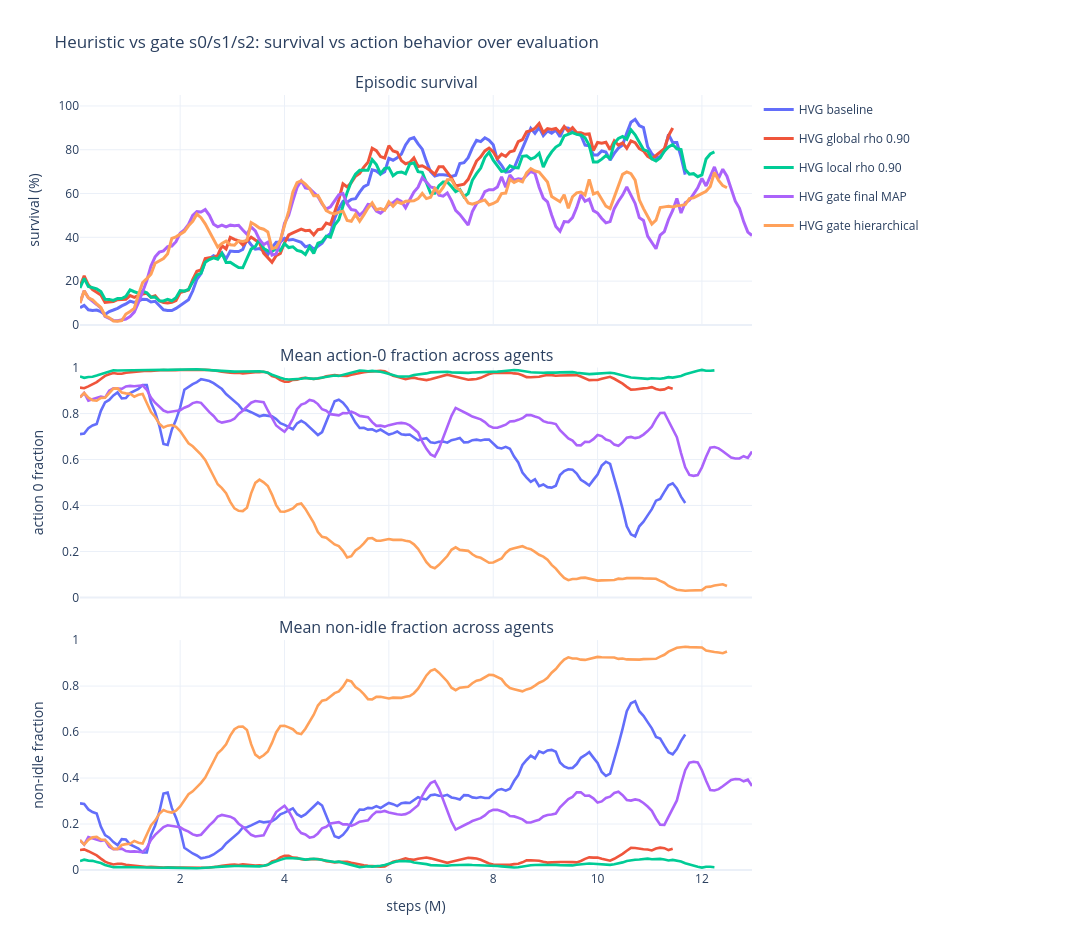
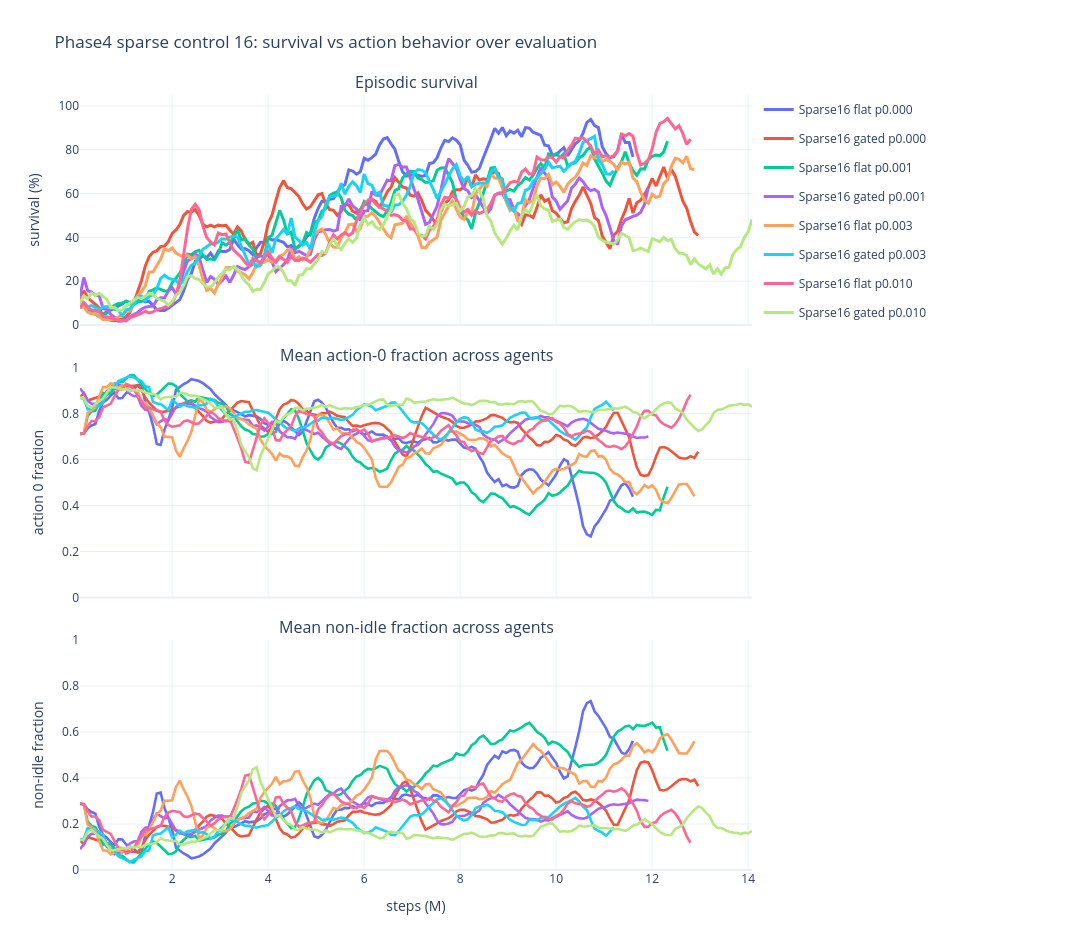

Source (notebook cell) for these figures, in order:
### Markdown cell above
## Survival vs Action-0 Over Time

### Code cell
survival_action = adm.survival_vs_action0_non_idle_over_time(ctx)
adm.display_metric_figures(survival_action)

### Figure 1 — Plotly figure (JSON) as saved in the notebook; plotly's stock layout.template omitted (floating-point values rounded to 4 significant figures; data arrays with more than 128 entries replaced by an {"elided": "..."} marker saying what was removed)
{"data": [{"customdata": {"elided": "146x3 mixed values"}, "hovertemplate": "<b>HVG baseline</b><br>step=%{x:.2f}M<br>survival=%{y:.2f}%<br>seeds=%{customdata[1]}<br>n_seeds=%{customdata[0]}<br>metric=%{customdata[2]}<extra></extra>", "legendgroup": "hvg_00_baseline", "line": {"color": "#636EFA", "width": 3}, "mode": "lines", "name": "HVG baseline", "showlegend": true, "type": "scatter", "x": {"elided": "146 float values"}, "xaxis": "x", "y": {"elided": "146 float values"}, "yaxis": "y"}, {"customdata": {"elided": "146x3 mixed values"}, "hovertemplate": "<b>HVG baseline</b><br>step=%{x:.2f}M<br>%{customdata[2]}=%{y:.4f}<br>seeds=%{customdata[1]}<br>n_seeds=%{customdata[0]}<extra></extra>", "legendgroup": "hvg_00_baseline", "line": {"color": "#636EFA", "width": 2.6}, "mode": "lines", "name": "HVG baseline", "showlegend": false, "type": "scatter", "x": {"elided": "146 float values"}, "xaxis": "x2", "y": {"elided": "146 float values"}, "yaxis": "y2"}, {"customdata": {"elided": "146x3 mixed values"}, "hovertemplate": "<b>HVG baseline</b><br>step=%{x:.2f}M<br>%{customdata[2]}=%{y:.4f}<br>seeds=%{customdata[1]}<br>n_seeds=%{customdata[0]}<extra></extra>", "legendgroup": "hvg_00_baseline", "line": {"color": "#636EFA", "width": 2.6}, "mode": "lines", "name": "HVG baseline", "showlegend": false, "type": "scatter", "x": {"elided": "146 float values"}, "xaxis": "x3", "y": {"elided": "146 float values"}, "yaxis": "y3"}, {"customdata": {"elided": "143x3 mixed values"}, "hovertemplate": "<b>HVG global rho 0.90</b><br>step=%{x:.2f}M<br>survival=%{y:.2f}%<br>seeds=%{customdata[1]}<br>n_seeds=%{customdata[0]}<br>metric=%{customdata[2]}<extra></extra>", "legendgroup": "hvg_01_eval_rho090", "line": {"color": "#EF553B", "width": 3}, "mode": "lines", "name": "HVG global rho 0.90", "showlegend": true, "type": "scatter", "x": {"elided": "143 float values"}, "xaxis": "x", "y": {"elided": "143 float values"}, "yaxis": "y"}, {"customdata": {"elided": "143x3 mixed values"}, "hovertemplate": "<b>HVG global rho 0.90</b><br>step=%{x:.2f}M<br>%{customdata[2]}=%{y:.4f}<br>seeds=%{customdata[1]}<br>n_seeds=%{customdata[0]}<extra></extra>", "legendgroup": "hvg_01_eval_rho090", "line": {"color": "#EF553B", "width": 2.6}, "mode": "lines", "name": "HVG global rho 0.90", "showlegend": false, "type": "scatter", "x": {"elided": "143 float values"}, "xaxis": "x2", "y": {"elided": "143 float values"}, "yaxis": "y2"}, {"customdata": {"elided": "143x3 mixed values"}, "hovertemplate": "<b>HVG global rho 0.90</b><br>step=%{x:.2f}M<br>%{customdata[2]}=%{y:.4f}<br>seeds=%{customdata[1]}<br>n_seeds=%{customdata[0]}<extra></extra>", "legendgroup": "hvg_01_eval_rho090", "line": {"color": "#EF553B", "width": 2.6}, "mode": "lines", "name": "HVG global rho 0.90", "showlegend": false, "type": "scatter", "x": {"elided": "143 float values"}, "xaxis": "x3", "y": {"elided": "143 float values"}, "yaxis": "y3"}, {"customdata": {"elided": "153x3 mixed values"}, "hovertemplate": "<b>HVG local rho 0.90</b><br>step=%{x:.2f}M<br>survival=%{y:.2f}%<br>seeds=%{customdata[1]}<br>n_seeds=%{customdata[0]}<br>metric=%{customdata[2]}<extra></extra>", "legendgroup": "hvg_04_eval_local_rho090", "line": {"color": "#00CC96", "width": 3}, "mode": "lines", "name": "HVG local rho 0.90", "showlegend": true, "type": "scatter", "x": {"elided": "153 float values"}, "xaxis": "x", "y": {"elided": "153 float values"}, "yaxis": "y"}, {"customdata": {"elided": "153x3 mixed values"}, "hovertemplate": "<b>HVG local rho 0.90</b><br>step=%{x:.2f}M<br>%{customdata[2]}=%{y:.4f}<br>seeds=%{customdata[1]}<br>n_seeds=%{customdata[0]}<extra></extra>", "legendgroup": "hvg_04_eval_local_rho090", "line": {"color": "#00CC96", "width": 2.6}, "mode": "lines", "name": "HVG local rho 0.90", "showlegend": false, "type": "scatter", "x": {"elided": "153 float values"}, "xaxis": "x2", "y": {"elided": "153 float values"}, "yaxis": "y2"}, {"customdata": {"elided": "153x3 mixed values"}, "hovertemplate": "<b>HVG local rho 0.90</b><br>step=%{x:.2f}M<br>%{customdata[2]}=%{y:.4f}<br>seeds=%{customdata[1]}<br>n_seeds=%{customdata[0]}<extra></extra>", "legendgroup": "hvg_04_eval_local_rho090", "line": {"color": "#00CC96", "width": 2.6}, "mode": "lines", "name": "HVG local rho 0.90", "showlegend": false, "type": "scatter", "x": {"elided": "153 float values"}, "xaxis": "x3", "y": {"elided": "153 float values"}, "yaxis": "y3"}, {"customdata": {"elided": "162x3 mixed values"}, "hovertemplate": "<b>HVG gate final MAP</b><br>step=%{x:.2f}M<br>survival=%{y:.2f}%<br>seeds=%{customdata[1]}<br>n_seeds=%{customdata[0]}<br>metric=%{customdata[2]}<extra></extra>", "legendgroup": "hvg_02_gate_final_map", "line": {"color": "#AB63FA", "width": 3}, "mode": "lines", "name": "HVG gate final MAP", "showlegend": true, "type": "scatter", "x": {"elided": "162 float values"}, "xaxis": "x", "y": {"elided": "162 float values"}, "yaxis": "y"}, {"customdata": {"elided": "162x3 mixed values"}, "hovertemplate": "<b>HVG gate final MAP</b><br>step=%{x:.2f}M<br>%{customdata[2]}=%{y:.4f}<br>seeds=%{customdata[1]}<br>n_seeds=%{customdata[0]}<extra></extra>", "legendgroup": "hvg_02_gate_final_map", "line": {"color": "#AB63FA", "width": 2.6}, "mode": "lines", "name": "HVG gate final MAP", "showlegend": false, "type": "scatter", "x": {"elided": "162 float values"}, "xaxis": "x2", "y": {"elided": "162 float values"}, "yaxis": "y2"}, {"customdata": {"elided": "162x3 mixed values"}, "hovertemplate": "<b>HVG gate final MAP</b><br>step=%{x:.2f}M<br>%{customdata[2]}=%{y:.4f}<br>seeds=%{customdata[1]}<br>n_seeds=%{customdata[0]}<extra></extra>", "legendgroup": "hvg_02_gate_final_map", "line": {"color": "#AB63FA", "width": 2.6}, "mode": "lines", "name": "HVG gate final MAP", "showlegend": false, "type": "scatter", "x": {"elided": "162 float values"}, "xaxis": "x3", "y": {"elided": "162 float values"}, "yaxis": "y3"}, {"customdata": {"elided": "156x3 mixed values"}, "hovertemplate": "<b>HVG gate hierarchical</b><br>step=%{x:.2f}M<br>survival=%{y:.2f}%<br>seeds=%{customdata[1]}<br>n_seeds=%{customdata[0]}<br>metric=%{customdata[2]}<extra></extra>", "legendgroup": "hvg_03_gate_hierarchical", "line": {"color": "#FFA15A", "width": 3}, "mode": "lines", "name": "HVG gate hierarchical", "showlegend": true, "type": "scatter", "x": {"elided": "156 float values"}, "xaxis": "x", "y": {"elided": "156 float values"}, "yaxis": "y"}, {"customdata": {"elided": "156x3 mixed values"}, "hovertemplate": "<b>HVG gate hierarchical</b><br>step=%{x:.2f}M<br>%{customdata[2]}=%{y:.4f}<br>seeds=%{customdata[1]}<br>n_seeds=%{customdata[0]}<extra></extra>", "legendgroup": "hvg_03_gate_hierarchical", "line": {"color": "#FFA15A", "width": 2.6}, "mode": "lines", "name": "HVG gate hierarchical", "showlegend": false, "type": "scatter", "x": {"elided": "156 float values"}, "xaxis": "x2", "y": {"elided": "156 float values"}, "yaxis": "y2"}, {"customdata": {"elided": "156x3 mixed values"}, "hovertemplate": "<b>HVG gate hierarchical</b><br>step=%{x:.2f}M<br>%{customdata[2]}=%{y:.4f}<br>seeds=%{customdata[1]}<br>n_seeds=%{customdata[0]}<extra></extra>", "legendgroup": "hvg_03_gate_hierarchical", "line": {"color": "#FFA15A", "width": 2.6}, "mode": "lines", "name": "HVG gate hierarchical", "showlegend": false, "type": "scatter", "x": {"elided": "156 float values"}, "xaxis": "x3", "y": {"elided": "156 float values"}, "yaxis": "y3"}], "layout": {"annotations": [{"font": {"size": 16}, "showarrow": false, "text": "Episodic survival", "x": 0.5, "xanchor": "center", "xref": "paper", "y": 1, "yanchor": "bottom", "yref": "paper"}, {"font": {"size": 16}, "showarrow": false, "text": "Mean action-0 fraction across agents", "x": 0.5, "xanchor": "center", "xref": "paper", "y": 0.6483, "yanchor": "bottom", "yref": "paper"}, {"font": {"size": 16}, "showarrow": false, "text": "Mean non-idle fraction across agents", "x": 0.5, "xanchor": "center", "xref": "paper", "y": 0.2967, "yanchor": "bottom", "yref": "paper"}], "height": 940, "hovermode": "x unified", "legend": {"orientation": "v", "x": 1.01, "xanchor": "left", "y": 1, "yanchor": "top"}, "margin": {"b": 70, "l": 80, "r": 340, "t": 95}, "title": {"text": "Heuristic vs gate s0/s1/s2: survival vs action behavior over evaluation"}, "width": 1450, "xaxis": {"anchor": "y", "domain": [0, 1], "matches": "x3", "showticklabels": false}, "xaxis2": {"anchor": "y2", "domain": [0, 1], "matches": "x3", "showticklabels": false}, "xaxis3": {"anchor": "y3", "domain": [0, 1], "title": {"text": "steps (M)"}}, "yaxis": {"anchor": "x", "domain": [0.7033, 1], "range": [0, 105], "title": {"text": "survival (%)"}}, "yaxis2": {"anchor": "x2", "domain": [0.3517, 0.6483], "range": [0, 1], "title": {"text": "action 0 fraction"}}, "yaxis3": {"anchor": "x3", "domain": [0, 0.2967], "range": [0, 1], "title": {"text": "non-idle fraction"}}}}

### Figure 2 — Plotly figure (JSON) as saved in the notebook; plotly's stock layout.template omitted (floating-point values rounded to 4 significant figures; data arrays with more than 128 entries replaced by an {"elided": "..."} marker saying what was removed)
{"data": [{"customdata": {"elided": "145x3 mixed values"}, "hovertemplate": "<b>Sparse16 flat p0.000</b><br>step=%{x:.2f}M<br>survival=%{y:.2f}%<br>seeds=%{customdata[1]}<br>n_seeds=%{customdata[0]}<br>metric=%{customdata[2]}<extra></extra>", "legendgroup": "sparse16_flat_p000", "line": {"color": "#636EFA", "width": 3}, "mode": "lines", "name": "Sparse16 flat p0.000", "showlegend": true, "type": "scatter", "x": {"elided": "145 float values"}, "xaxis": "x", "y": {"elided": "145 float values"}, "yaxis": "y"}, {"customdata": {"elided": "145x3 mixed values"}, "hovertemplate": "<b>Sparse16 flat p0.000</b><br>step=%{x:.2f}M<br>%{customdata[2]}=%{y:.4f}<br>seeds=%{customdata[1]}<br>n_seeds=%{customdata[0]}<extra></extra>", "legendgroup": "sparse16_flat_p000", "line": {"color": "#636EFA", "width": 2.6}, "mode": "lines", "name": "Sparse16 flat p0.000", "showlegend": false, "type": "scatter", "x": {"elided": "145 float values"}, "xaxis": "x2", "y": {"elided": "145 float values"}, "yaxis": "y2"}, {"customdata": {"elided": "145x3 mixed values"}, "hovertemplate": "<b>Sparse16 flat p0.000</b><br>step=%{x:.2f}M<br>%{customdata[2]}=%{y:.4f}<br>seeds=%{customdata[1]}<br>n_seeds=%{customdata[0]}<extra></extra>", "legendgroup": "sparse16_flat_p000", "line": {"color": "#636EFA", "width": 2.6}, "mode": "lines", "name": "Sparse16 flat p0.000", "showlegend": false, "type": "scatter", "x": {"elided": "145 float values"}, "xaxis": "x3", "y": {"elided": "145 float values"}, "yaxis": "y3"}, {"customdata": {"elided": "162x3 mixed values"}, "hovertemplate": "<b>Sparse16 gated p0.000</b><br>step=%{x:.2f}M<br>survival=%{y:.2f}%<br>seeds=%{customdata[1]}<br>n_seeds=%{customdata[0]}<br>metric=%{customdata[2]}<extra></extra>", "legendgroup": "sparse16_gated_p000", "line": {"color": "#EF553B", "width": 3}, "mode": "lines", "name": "Sparse16 gated p0.000", "showlegend": true, "type": "scatter", "x": {"elided": "162 float values"}, "xaxis": "x", "y": {"elided": "162 float values"}, "yaxis": "y"}, {"customdata": {"elided": "162x3 mixed values"}, "hovertemplate": "<b>Sparse16 gated p0.000</b><br>step=%{x:.2f}M<br>%{customdata[2]}=%{y:.4f}<br>seeds=%{customdata[1]}<br>n_seeds=%{customdata[0]}<extra></extra>", "legendgroup": "sparse16_gated_p000", "line": {"color": "#EF553B", "width": 2.6}, "mode": "lines", "name": "Sparse16 gated p0.000", "showlegend": false, "type": "scatter", "x": {"elided": "162 float values"}, "xaxis": "x2", "y": {"elided": "162 float values"}, "yaxis": "y2"}, {"customdata": {"elided": "162x3 mixed values"}, "hovertemplate": "<b>Sparse16 gated p0.000</b><br>step=%{x:.2f}M<br>%{customdata[2]}=%{y:.4f}<br>seeds=%{customdata[1]}<br>n_seeds=%{customdata[0]}<extra></extra>", "legendgroup": "sparse16_gated_p000", "line": {"color": "#EF553B", "width": 2.6}, "mode": "lines", "name": "Sparse16 gated p0.000", "showlegend": false, "type": "scatter", "x": {"elided": "162 float values"}, "xaxis": "x3", "y": {"elided": "162 float values"}, "yaxis": "y3"}, {"customdata": {"elided": "154x3 mixed values"}, "hovertemplate": "<b>Sparse16 flat p0.001</b><br>step=%{x:.2f}M<br>survival=%{y:.2f}%<br>seeds=%{customdata[1]}<br>n_seeds=%{customdata[0]}<br>metric=%{customdata[2]}<extra></extra>", "legendgroup": "sparse16_flat_p001", "line": {"color": "#00CC96", "width": 3}, "mode": "lines", "name": "Sparse16 flat p0.001", "showlegend": true, "type": "scatter", "x": {"elided": "154 float values"}, "xaxis": "x", "y": {"elided": "154 float values"}, "yaxis": "y"}, {"customdata": {"elided": "154x3 mixed values"}, "hovertemplate": "<b>Sparse16 flat p0.001</b><br>step=%{x:.2f}M<br>%{customdata[2]}=%{y:.4f}<br>seeds=%{customdata[1]}<br>n_seeds=%{customdata[0]}<extra></extra>", "legendgroup": "sparse16_flat_p001", "line": {"color": "#00CC96", "width": 2.6}, "mode": "lines", "name": "Sparse16 flat p0.001", "showlegend": false, "type": "scatter", "x": {"elided": "154 float values"}, "xaxis": "x2", "y": {"elided": "154 float values"}, "yaxis": "y2"}, {"customdata": {"elided": "154x3 mixed values"}, "hovertemplate": "<b>Sparse16 flat p0.001</b><br>step=%{x:.2f}M<br>%{customdata[2]}=%{y:.4f}<br>seeds=%{customdata[1]}<br>n_seeds=%{customdata[0]}<extra></extra>", "legendgroup": "sparse16_flat_p001", "line": {"color": "#00CC96", "width": 2.6}, "mode": "lines", "name": "Sparse16 flat p0.001", "showlegend": false, "type": "scatter", "x": {"elided": "154 float values"}, "xaxis": "x3", "y": {"elided": "154 float values"}, "yaxis": "y3"}, {"customdata": {"elided": "149x3 mixed values"}, "hovertemplate": "<b>Sparse16 gated p0.001</b><br>step=%{x:.2f}M<br>survival=%{y:.2f}%<br>seeds=%{customdata[1]}<br>n_seeds=%{customdata[0]}<br>metric=%{customdata[2]}<extra></extra>", "legendgroup": "sparse16_gated_p001", "line": {"color": "#AB63FA", "width": 3}, "mode": "lines", "name": "Sparse16 gated p0.001", "showlegend": true, "type": "scatter", "x": {"elided": "149 float values"}, "xaxis": "x", "y": {"elided": "149 float values"}, "yaxis": "y"}, {"customdata": {"elided": "149x3 mixed values"}, "hovertemplate": "<b>Sparse16 gated p0.001</b><br>step=%{x:.2f}M<br>%{customdata[2]}=%{y:.4f}<br>seeds=%{customdata[1]}<br>n_seeds=%{customdata[0]}<extra></extra>", "legendgroup": "sparse16_gated_p001", "line": {"color": "#AB63FA", "width": 2.6}, "mode": "lines", "name": "Sparse16 gated p0.001", "showlegend": false, "type": "scatter", "x": {"elided": "149 float values"}, "xaxis": "x2", "y": {"elided": "149 float values"}, "yaxis": "y2"}, {"customdata": {"elided": "149x3 mixed values"}, "hovertemplate": "<b>Sparse16 gated p0.001</b><br>step=%{x:.2f}M<br>%{customdata[2]}=%{y:.4f}<br>seeds=%{customdata[1]}<br>n_seeds=%{customdata[0]}<extra></extra>", "legendgroup": "sparse16_gated_p001", "line": {"color": "#AB63FA", "width": 2.6}, "mode": "lines", "name": "Sparse16 gated p0.001", "showlegend": false, "type": "scatter", "x": {"elided": "149 float values"}, "xaxis": "x3", "y": {"elided": "149 float values"}, "yaxis": "y3"}, {"customdata": {"elided": "161x3 mixed values"}, "hovertemplate": "<b>Sparse16 flat p0.003</b><br>step=%{x:.2f}M<br>survival=%{y:.2f}%<br>seeds=%{customdata[1]}<br>n_seeds=%{customdata[0]}<br>metric=%{customdata[2]}<extra></extra>", "legendgroup": "sparse16_flat_p003", "line": {"color": "#FFA15A", "width": 3}, "mode": "lines", "name": "Sparse16 flat p0.003", "showlegend": true, "type": "scatter", "x": {"elided": "161 float values"}, "xaxis": "x", "y": {"elided": "161 float values"}, "yaxis": "y"}, {"customdata": {"elided": "161x3 mixed values"}, "hovertemplate": "<b>Sparse16 flat p0.003</b><br>step=%{x:.2f}M<br>%{customdata[2]}=%{y:.4f}<br>seeds=%{customdata[1]}<br>n_seeds=%{customdata[0]}<extra></extra>", "legendgroup": "sparse16_flat_p003", "line": {"color": "#FFA15A", "width": 2.6}, "mode": "lines", "name": "Sparse16 flat p0.003", "showlegend": false, "type": "scatter", "x": {"elided": "161 float values"}, "xaxis": "x2", "y": {"elided": "161 float values"}, "yaxis": "y2"}, {"customdata": {"elided": "161x3 mixed values"}, "hovertemplate": "<b>Sparse16 flat p0.003</b><br>step=%{x:.2f}M<br>%{customdata[2]}=%{y:.4f}<br>seeds=%{customdata[1]}<br>n_seeds=%{customdata[0]}<extra></extra>", "legendgroup": "sparse16_flat_p003", "line": {"color": "#FFA15A", "width": 2.6}, "mode": "lines", "name": "Sparse16 flat p0.003", "showlegend": false, "type": "scatter", "x": {"elided": "161 float values"}, "xaxis": "x3", "y": {"elided": "161 float values"}, "yaxis": "y3"}, {"customdata": {"elided": "140x3 mixed values"}, "hovertemplate": "<b>Sparse16 gated p0.003</b><br>step=%{x:.2f}M<br>survival=%{y:.2f}%<br>seeds=%{customdata[1]}<br>n_seeds=%{customdata[0]}<br>metric=%{customdata[2]}<extra></extra>", "legendgroup": "sparse16_gated_p003", "line": {"color": "#19D3F3", "width": 3}, "mode": "lines", "name": "Sparse16 gated p0.003", "showlegend": true, "type": "scatter", "x": {"elided": "140 float values"}, "xaxis": "x", "y": {"elided": "140 float values"}, "yaxis": "y"}, {"customdata": {"elided": "140x3 mixed values"}, "hovertemplate": "<b>Sparse16 gated p0.003</b><br>step=%{x:.2f}M<br>%{customdata[2]}=%{y:.4f}<br>seeds=%{customdata[1]}<br>n_seeds=%{customdata[0]}<extra></extra>", "legendgroup": "sparse16_gated_p003", "line": {"color": "#19D3F3", "width": 2.6}, "mode": "lines", "name": "Sparse16 gated p0.003", "showlegend": false, "type": "scatter", "x": {"elided": "140 float values"}, "xaxis": "x2", "y": {"elided": "140 float values"}, "yaxis": "y2"}, {"customdata": {"elided": "140x3 mixed values"}, "hovertemplate": "<b>Sparse16 gated p0.003</b><br>step=%{x:.2f}M<br>%{customdata[2]}=%{y:.4f}<br>seeds=%{customdata[1]}<br>n_seeds=%{customdata[0]}<extra></extra>", "legendgroup": "sparse16_gated_p003", "line": {"color": "#19D3F3", "width": 2.6}, "mode": "lines", "name": "Sparse16 gated p0.003", "showlegend": false, "type": "scatter", "x": {"elided": "140 float values"}, "xaxis": "x3", "y": {"elided": "140 float values"}, "yaxis": "y3"}, {"customdata": {"elided": "160x3 mixed values"}, "hovertemplate": "<b>Sparse16 flat p0.010</b><br>step=%{x:.2f}M<br>survival=%{y:.2f}%<br>seeds=%{customdata[1]}<br>n_seeds=%{customdata[0]}<br>metric=%{customdata[2]}<extra></extra>", "legendgroup": "sparse16_flat_p010", "line": {"color": "#FF6692", "width": 3}, "mode": "lines", "name": "Sparse16 flat p0.010", "showlegend": true, "type": "scatter", "x": {"elided": "160 float values"}, "xaxis": "x", "y": {"elided": "160 float values"}, "yaxis": "y"}, {"customdata": {"elided": "160x3 mixed values"}, "hovertemplate": "<b>Sparse16 flat p0.010</b><br>step=%{x:.2f}M<br>%{customdata[2]}=%{y:.4f}<br>seeds=%{customdata[1]}<br>n_seeds=%{customdata[0]}<extra></extra>", "legendgroup": "sparse16_flat_p010", "line": {"color": "#FF6692", "width": 2.6}, "mode": "lines", "name": "Sparse16 flat p0.010", "showlegend": false, "type": "scatter", "x": {"elided": "160 float values"}, "xaxis": "x2", "y": {"elided": "160 float values"}, "yaxis": "y2"}, {"customdata": {"elided": "160x3 mixed values"}, "hovertemplate": "<b>Sparse16 flat p0.010</b><br>step=%{x:.2f}M<br>%{customdata[2]}=%{y:.4f}<br>seeds=%{customdata[1]}<br>n_seeds=%{customdata[0]}<extra></extra>", "legendgroup": "sparse16_flat_p010", "line": {"color": "#FF6692", "width": 2.6}, "mode": "lines", "name": "Sparse16 flat p0.010", "showlegend": false, "type": "scatter", "x": {"elided": "160 float values"}, "xaxis": "x3", "y": {"elided": "160 float values"}, "yaxis": "y3"}, {"customdata": {"elided": "176x3 mixed values"}, "hovertemplate": "<b>Sparse16 gated p0.010</b><br>step=%{x:.2f}M<br>survival=%{y:.2f}%<br>seeds=%{customdata[1]}<br>n_seeds=%{customdata[0]}<br>metric=%{customdata[2]}<extra></extra>", "legendgroup": "sparse16_gated_p010", "line": {"color": "#B6E880", "width": 3}, "mode": "lines", "name": "Sparse16 gated p0.010", "showlegend": true, "type": "scatter", "x": {"elided": "176 float values"}, "xaxis": "x", "y": {"elided": "176 float values"}, "yaxis": "y"}, {"customdata": {"elided": "176x3 mixed values"}, "hovertemplate": "<b>Sparse16 gated p0.010</b><br>step=%{x:.2f}M<br>%{customdata[2]}=%{y:.4f}<br>seeds=%{customdata[1]}<br>n_seeds=%{customdata[0]}<extra></extra>", "legendgroup": "sparse16_gated_p010", "line": {"color": "#B6E880", "width": 2.6}, "mode": "lines", "name": "Sparse16 gated p0.010", "showlegend": false, "type": "scatter", "x": {"elided": "176 float values"}, "xaxis": "x2", "y": {"elided": "176 float values"}, "yaxis": "y2"}, {"customdata": {"elided": "176x3 mixed values"}, "hovertemplate": "<b>Sparse16 gated p0.010</b><br>step=%{x:.2f}M<br>%{customdata[2]}=%{y:.4f}<br>seeds=%{customdata[1]}<br>n_seeds=%{customdata[0]}<extra></extra>", "legendgroup": "sparse16_gated_p010", "line": {"color": "#B6E880", "width": 2.6}, "mode": "lines", "name": "Sparse16 gated p0.010", "showlegend": false, "type": "scatter", "x": {"elided": "176 float values"}, "xaxis": "x3", "y": {"elided": "176 float values"}, "yaxis": "y3"}], "layout": {"annotations": [{"font": {"size": 16}, "showarrow": false, "text": "Episodic survival", "x": 0.5, "xanchor": "center", "xref": "paper", "y": 1, "yanchor": "bottom", "yref": "paper"}, {"font": {"size": 16}, "showarrow": false, "text": "Mean action-0 fraction across agents", "x": 0.5, "xanchor": "center", "xref": "paper", "y": 0.6483, "yanchor": "bottom", "yref": "paper"}, {"font": {"size": 16}, "showarrow": false, "text": "Mean non-idle fraction across agents", "x": 0.5, "xanchor": "center", "xref": "paper", "y": 0.2967, "yanchor": "bottom", "yref": "paper"}], "height": 940, "hovermode": "x unified", "legend": {"orientation": "v", "x": 1.01, "xanchor": "left", "y": 1, "yanchor": "top"}, "margin": {"b": 70, "l": 80, "r": 340, "t": 95}, "title": {"text": "Phase4 sparse control 16: survival vs action behavior over evaluation"}, "width": 1450, "xaxis": {"anchor": "y", "domain": [0, 1], "matches": "x3", "showticklabels": false}, "xaxis2": {"anchor": "y2", "domain": [0, 1], "matches": "x3", "showticklabels": false}, "xaxis3": {"anchor": "y3", "domain": [0, 1], "title": {"text": "steps (M)"}}, "yaxis": {"anchor": "x", "domain": [0.7033, 1], "range": [0, 105], "title": {"text": "survival (%)"}}, "yaxis2": {"anchor": "x2", "domain": [0.3517, 0.6483], "range": [0, 1], "title": {"text": "action 0 fraction"}}, "yaxis3": {"anchor": "x3", "domain": [0, 0.2967], "range": [0, 1], "title": {"text": "non-idle fraction"}}}}
